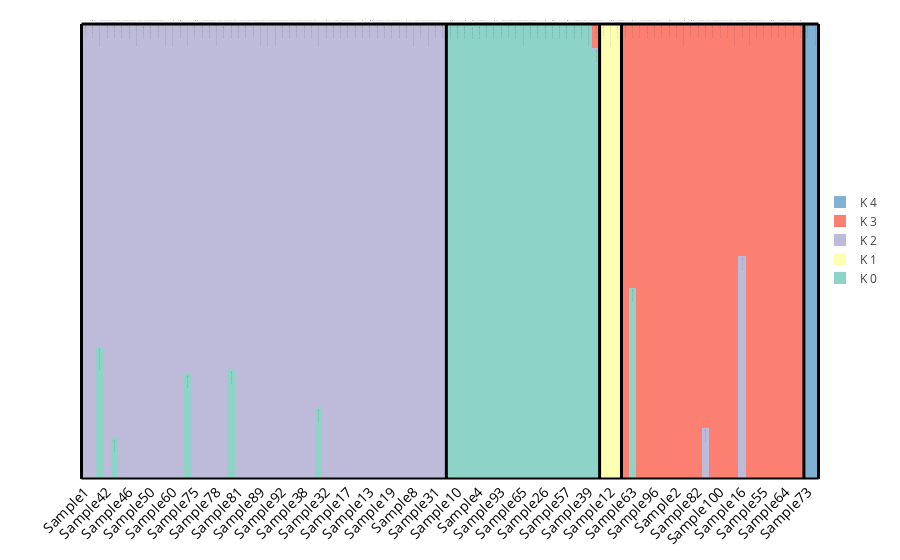

This figure's notebook cell:
### Markdown cell above
And now we add these boundaries to the `shape_list` variable, already using the sorted arrays.

### Code cell
data = []

# Create color pallete for 12 colors
# More color pallets available on https://plot.ly/ipython-notebooks/color-scales/
cp = cl.scales["12"]["qual"]["Set3"]

for k, ar in enumerate(sorted_qvals_transposed):
    
    current_bar = go.Bar(
        x = sorted_individuals,
        y = ar,
        name = "K {}".format(k),
        text=["Assignment: {}%".format(x * 100) for x in ar],
        marker = dict(
            color=cp[k],
            line=dict(
                color="grey",
                width=0,
            )
        )
    )
    
    data.append(current_bar)

number_individuals = len(individuals)

shape_list = [
    {"type": "line", "x0": - .5, "y0": 0,
     "x1": number_individuals - .5, "y1": 0,
     "line": {"width": 2}},
    {"type": "line", "x0": - .5, "y0": 0, "x1": -.5, "y1": 1,
     "line": {"width": 3}},
    {"type": "line", "x0": - .5, "y0": 1,
     "x1": number_individuals - .5, "y1": 1,
     "line": {"width": 3}},
    {"type": "line", "x0": number_individuals -.5, "y0": 0,
     "x1": number_individuals - .5, "y1": 1,
     "line": {"width": 3}}
]

# Adding the population boundaries to the shape_list
# Simplify the population ranges into a list with the x-axis position of the boundaries
pop_lines = list(
    OrderedDict.fromkeys([x for y in pop_ranges for x in y]))[1:-1]
# Add vertical lines at those positions
for xpos in pop_lines:
    shape_list.append(
         {"type": "line",
          "x0": xpos - .5,
          "y0": 0,
          "x1": xpos - .5,
          "y1": 1,
          "line": {"width":3}}
    )
    
layout = go.Layout(
    barmode='stack',
    margin={"t":0},
    bargap="0",
    shapes=shape_list,
    legend={"x":1, "y":0.5},
    yaxis={
        "showticklabels":False
    },
    xaxis={
        "tickangle":-45,
        "tickfont": dict(size=14,
                        color="black")
    }
)


fig = go.Figure(data=data, layout=layout)

iplot(fig)

### Figure 1 — Plotly figure (JSON) as saved in the notebook; plotly's stock layout.template omitted (floating-point values rounded to 4 significant figures)
{"data": [{"marker": {"color": "rgb(141,211,199)", "line": {"color": "grey", "width": 0}}, "name": "K 0", "text": ["Assignment: 0.0071%", "Assignment: 0.009000000000000001%", "Assignment: 28.781200000000002%", "Assignment: 0.0088%", "Assignment: 8.8632%", "Assignment: 0.0077%", "Assignment: 0.0315%", "Assignment: 0.0087%", "Assignment: 0.0343%", "Assignment: 0.0205%", "Assignment: 0.0091%", "Assignment: 0.0111%", "Assignment: 0.007600000000000001%", "Assignment: 0.0142%", "Assignment: 22.9733%", "Assignment: 0.01%", "Assignment: 0.0098%", "Assignment: 0.0077%", "Assignment: 0.0072%", "Assignment: 0.0105%", "Assignment: 23.9915%", "Assignment: 0.0131%", "Assignment: 0.0116%", "Assignment: 0.0073999999999999995%", "Assignment: 0.0071%", "Assignment: 0.0077%", "Assignment: 0.0289%", "Assignment: 0.0083%", "Assignment: 0.009899999999999999%", "Assignment: 0.0103%", "Assignment: 0.0069%", "Assignment: 0.0104%", "Assignment: 15.5531%", "Assignment: 0.0073999999999999995%", "Assignment: 0.0083%", "Assignment: 0.014799999999999999%", "Assignment: 0.0086%", "Assignment: 0.0102%", "Assignment: 0.008%", "Assignment: 0.014100000000000001%", "Assignment: 0.0088%", "Assignment: 0.0118%", "Assignment: 0.0087%", "Assignment: 0.0077%", "Assignment: 0.0077%", "Assignment: 0.0174%", "Assignment: 0.014799999999999999%", "Assignment: 0.0114%", "Assignment: 0.0078%", "Assignment: 0.0087%", "Assignment: 99.9566%", "Assignment: 99.9564%", "Assignment: 99.9504%", "Assignment: 99.779%", "Assignment: 99.9611%", "Assignment: 99.9687%", "Assignment: 99.9409%", "Assignment: 99.943%", "Assignment: 99.9607%", "Assignment: 99.9657%", "Assignment: 99.95230000000001%", "Assignment: 99.9656%", "Assignment: 99.961%", "Assignment: 99.9625%", "Assignment: 99.9387%", "Assignment: 99.9588%", "Assignment: 99.9393%", "Assignment: 99.9636%", "Assignment: 99.9422%", "Assignment: 99.96340000000001%", "Assignment: 94.599%", "Assignment: 0.0358%", "Assignment: 0.0284%", "Assignment: 0.0336%", "Assignment: 0.0073999999999999995%", "Assignment: 42.0099%", "Assignment: 0.0088%", "Assignment: 0.012799999999999999%", "Assignment: 0.0114%", "Assignment: 0.0072%", "Assignment: 0.012899999999999998%", "Assignment: 0.0086%", "Assignment: 0.0091%", "Assignment: 0.008%", "Assignment: 0.0092%", "Assignment: 0.0069%", "Assignment: 0.0093%", "Assignment: 0.0097%", "Assignment: 0.0091%", "Assignment: 0.0071%", "Assignment: 0.0086%", "Assignment: 0.009600000000000001%", "Assignment: 0.0107%", "Assignment: 0.0102%", "Assignment: 0.011000000000000001%", "Assignment: 0.0104%", "Assignment: 0.009399999999999999%", "Assignment: 0.0072%", "Assignment: 0.015899999999999997%", "Assignment: 0.0157%", "Assignment: 0.0136%"], "type": "bar", "x": ["Sample1", "Sample40", "Sample41", "Sample42", "Sample43", "Sample44", "Sample46", "Sample47", "Sample49", "Sample50", "Sample56", "Sample58", "Sample60", "Sample66", "Sample68", "Sample75", "Sample76", "Sample77", "Sample78", "Sample79", "Sample80", "Sample81", "Sample83", "Sample87", "Sample89", "Sample90", "Sample91", "Sample92", "Sample97", "Sample99", "Sample38", "Sample34", "Sample101", "Sample32", "Sample18", "Sample33", "Sample17", "Sample21", "Sample15", "Sample13", "Sample22", "Sample11", "Sample19", "Sample9", "Sample24", "Sample8", "Sample5", "Sample30", "Sample31", "Sample3", "Sample7", "Sample10", "Sample6", "Sample14", "Sample4", "Sample72", "Sample70", "Sample93", "Sample95", "Sample84", "Sample65", "Sample51", "Sample45", "Sample26", "Sample23", "Sample20", "Sample57", "Sample36", "Sample54", "Sample39", "Sample28", "Sample48", "Sample12", "Sample88", "Sample27", "Sample63", "Sample86", "Sample94", "Sample96", "Sample35", "Sample98", "Sample2", "Sample29", "Sample37", "Sample82", "Sample25", "Sample62", "Sample100", "Sample52", "Sample53", "Sample16", "Sample74", "Sample71", "Sample55", "Sample69", "Sample59", "Sample64", "Sample85", "Sample67", "Sample73", "Sample61"], "y": [7.1e-05, 9e-05, 0.2878, 8.8e-05, 0.08863, 7.7e-05, 0.000315, 8.7e-05, 0.000343, 0.000205, 9.1e-05, 0.000111, 7.6e-05, 0.000142, 0.2297, 0.0001, 9.8e-05, 7.7e-05, 7.2e-05, 0.000105, 0.2399, 0.000131, 0.000116, 7.4e-05, 7.1e-05, 7.7e-05, 0.000289, 8.3e-05, 9.9e-05, 0.000103, 6.9e-05, 0.000104, 0.1555, 7.4e-05, 8.3e-05, 0.000148, 8.6e-05, 0.000102, 8e-05, 0.000141, 8.8e-05, 0.000118, 8.7e-05, 7.7e-05, 7.7e-05, 0.000174, 0.000148, 0.000114, 7.8e-05, 8.7e-05, 0.9996, 0.9996, 0.9995, 0.9978, 0.9996, 0.9997, 0.9994, 0.9994, 0.9996, 0.9997, 0.9995, 0.9997, 0.9996, 0.9996, 0.9994, 0.9996, 0.9994, 0.9996, 0.9994, 0.9996, 0.946, 0.000358, 0.000284, 0.000336, 7.4e-05, 0.4201, 8.8e-05, 0.000128, 0.000114, 7.2e-05, 0.000129, 8.6e-05, 9.1e-05, 8e-05, 9.2e-05, 6.9e-05, 9.3e-05, 9.7e-05, 9.1e-05, 7.1e-05, 8.6e-05, 9.6e-05, 0.000107, 0.000102, 0.00011, 0.000104, 9.4e-05, 7.2e-05, 0.000159, 0.000157, 0.000136]}, {"marker": {"color": "rgb(255,255,179)", "line": {"color": "grey", "width": 0}}, "name": "K 1", "text": ["Assignment: 0.0071%", "Assignment: 0.009000000000000001%", "Assignment: 0.0078%", "Assignment: 0.0088%", "Assignment: 0.0093%", "Assignment: 0.0077%", "Assignment: 0.0313%", "Assignment: 0.0087%", "Assignment: 0.0341%", "Assignment: 0.0204%", "Assignment: 0.0091%", "Assignment: 0.011000000000000001%", "Assignment: 0.0073999999999999995%", "Assignment: 0.014100000000000001%", "Assignment: 0.0095%", "Assignment: 0.009899999999999999%", "Assignment: 0.0098%", "Assignment: 0.0077%", "Assignment: 0.0072%", "Assignment: 0.0105%", "Assignment: 0.0101%", "Assignment: 0.013%", "Assignment: 0.0115%", "Assignment: 0.0075%", "Assignment: 0.0072%", "Assignment: 0.0075%", "Assignment: 0.0287%", "Assignment: 0.0083%", "Assignment: 0.0098%", "Assignment: 0.0102%", "Assignment: 0.0069%", "Assignment: 0.0104%", "Assignment: 0.0089%", "Assignment: 0.0073999999999999995%", "Assignment: 0.0082%", "Assignment: 0.0146%", "Assignment: 0.0086%", "Assignment: 0.0101%", "Assignment: 0.007899999999999999%", "Assignment: 0.013999999999999999%", "Assignment: 0.0087%", "Assignment: 0.0117%", "Assignment: 0.0086%", "Assignment: 0.007600000000000001%", "Assignment: 0.007600000000000001%", "Assignment: 0.0172%", "Assignment: 0.0147%", "Assignment: 0.0114%", "Assignment: 0.0078%", "Assignment: 0.0086%", "Assignment: 0.010799999999999999%", "Assignment: 0.0109%", "Assignment: 0.012400000000000001%", "Assignment: 0.055099999999999996%", "Assignment: 0.0097%", "Assignment: 0.0078%", "Assignment: 0.0147%", "Assignment: 0.0142%", "Assignment: 0.0098%", "Assignment: 0.0085%", "Assignment: 0.0119%", "Assignment: 0.0086%", "Assignment: 0.0097%", "Assignment: 0.0093%", "Assignment: 0.015300000000000001%", "Assignment: 0.0103%", "Assignment: 0.0151%", "Assignment: 0.0091%", "Assignment: 0.0144%", "Assignment: 0.0091%", "Assignment: 0.0092%", "Assignment: 99.8571%", "Assignment: 99.88669999999999%", "Assignment: 99.8659%", "Assignment: 0.0073%", "Assignment: 0.006999999999999999%", "Assignment: 0.0088%", "Assignment: 0.0127%", "Assignment: 0.0113%", "Assignment: 0.0072%", "Assignment: 0.012799999999999999%", "Assignment: 0.0085%", "Assignment: 0.009000000000000001%", "Assignment: 0.007899999999999999%", "Assignment: 0.0092%", "Assignment: 0.0069%", "Assignment: 0.0092%", "Assignment: 0.009600000000000001%", "Assignment: 0.009000000000000001%", "Assignment: 0.0071%", "Assignment: 0.0086%", "Assignment: 0.0095%", "Assignment: 0.0106%", "Assignment: 0.0102%", "Assignment: 0.010799999999999999%", "Assignment: 0.0104%", "Assignment: 0.0093%", "Assignment: 0.0072%", "Assignment: 0.015799999999999998%", "Assignment: 0.0156%", "Assignment: 0.0135%"], "type": "bar", "x": ["Sample1", "Sample40", "Sample41", "Sample42", "Sample43", "Sample44", "Sample46", "Sample47", "Sample49", "Sample50", "Sample56", "Sample58", "Sample60", "Sample66", "Sample68", "Sample75", "Sample76", "Sample77", "Sample78", "Sample79", "Sample80", "Sample81", "Sample83", "Sample87", "Sample89", "Sample90", "Sample91", "Sample92", "Sample97", "Sample99", "Sample38", "Sample34", "Sample101", "Sample32", "Sample18", "Sample33", "Sample17", "Sample21", "Sample15", "Sample13", "Sample22", "Sample11", "Sample19", "Sample9", "Sample24", "Sample8", "Sample5", "Sample30", "Sample31", "Sample3", "Sample7", "Sample10", "Sample6", "Sample14", "Sample4", "Sample72", "Sample70", "Sample93", "Sample95", "Sample84", "Sample65", "Sample51", "Sample45", "Sample26", "Sample23", "Sample20", "Sample57", "Sample36", "Sample54", "Sample39", "Sample28", "Sample48", "Sample12", "Sample88", "Sample27", "Sample63", "Sample86", "Sample94", "Sample96", "Sample35", "Sample98", "Sample2", "Sample29", "Sample37", "Sample82", "Sample25", "Sample62", "Sample100", "Sample52", "Sample53", "Sample16", "Sample74", "Sample71", "Sample55", "Sample69", "Sample59", "Sample64", "Sample85", "Sample67", "Sample73", "Sample61"], "y": [7.1e-05, 9e-05, 7.8e-05, 8.8e-05, 9.3e-05, 7.7e-05, 0.000313, 8.7e-05, 0.000341, 0.000204, 9.1e-05, 0.00011, 7.4e-05, 0.000141, 9.5e-05, 9.9e-05, 9.8e-05, 7.7e-05, 7.2e-05, 0.000105, 0.000101, 0.00013, 0.000115, 7.5e-05, 7.2e-05, 7.5e-05, 0.000287, 8.3e-05, 9.8e-05, 0.000102, 6.9e-05, 0.000104, 8.9e-05, 7.4e-05, 8.2e-05, 0.000146, 8.6e-05, 0.000101, 7.9e-05, 0.00014, 8.7e-05, 0.000117, 8.6e-05, 7.6e-05, 7.6e-05, 0.000172, 0.000147, 0.000114, 7.8e-05, 8.6e-05, 0.000108, 0.000109, 0.000124, 0.000551, 9.7e-05, 7.8e-05, 0.000147, 0.000142, 9.8e-05, 8.5e-05, 0.000119, 8.6e-05, 9.7e-05, 9.3e-05, 0.000153, 0.000103, 0.000151, 9.1e-05, 0.000144, 9.1e-05, 9.2e-05, 0.9986, 0.9989, 0.9987, 7.3e-05, 7e-05, 8.8e-05, 0.000127, 0.000113, 7.2e-05, 0.000128, 8.5e-05, 9e-05, 7.9e-05, 9.2e-05, 6.9e-05, 9.2e-05, 9.6e-05, 9e-05, 7.1e-05, 8.6e-05, 9.5e-05, 0.000106, 0.000102, 0.000108, 0.000104, 9.3e-05, 7.2e-05, 0.000158, 0.000156, 0.000135]}, {"marker": {"color": "rgb(190,186,218)", "line": {"color": "grey", "width": 0}}, "name": "K 2", "text": ["Assignment: 99.9717%", "Assignment: 99.964%", "Assignment: 71.19529999999999%", "Assignment: 99.9648%", "Assignment: 91.1089%", "Assignment: 99.9692%", "Assignment: 99.8744%", "Assignment: 99.96509999999999%", "Assignment: 99.8631%", "Assignment: 99.9181%", "Assignment: 99.9637%", "Assignment: 99.95570000000001%", "Assignment: 99.96979999999999%", "Assignment: 99.9435%", "Assignment: 76.99810000000001%", "Assignment: 99.9601%", "Assignment: 99.9607%", "Assignment: 99.9692%", "Assignment: 99.97120000000001%", "Assignment: 99.958%", "Assignment: 75.9782%", "Assignment: 99.9478%", "Assignment: 99.9538%", "Assignment: 99.97%", "Assignment: 99.97120000000001%", "Assignment: 99.96969999999999%", "Assignment: 99.88470000000001%", "Assignment: 99.9668%", "Assignment: 99.9606%", "Assignment: 99.9591%", "Assignment: 99.9724%", "Assignment: 99.9584%", "Assignment: 84.42009999999999%", "Assignment: 99.9703%", "Assignment: 99.9668%", "Assignment: 99.9412%", "Assignment: 99.9656%", "Assignment: 99.9594%", "Assignment: 99.9683%", "Assignment: 99.9437%", "Assignment: 99.9649%", "Assignment: 99.953%", "Assignment: 99.9653%", "Assignment: 99.9693%", "Assignment: 99.9693%", "Assignment: 99.93079999999999%", "Assignment: 99.9411%", "Assignment: 99.95439999999999%", "Assignment: 99.9687%", "Assignment: 99.9654%", "Assignment: 0.0109%", "Assignment: 0.0109%", "Assignment: 0.012400000000000001%", "Assignment: 0.055400000000000005%", "Assignment: 0.0098%", "Assignment: 0.0078%", "Assignment: 0.014799999999999999%", "Assignment: 0.0143%", "Assignment: 0.009899999999999999%", "Assignment: 0.0086%", "Assignment: 0.012%", "Assignment: 0.0086%", "Assignment: 0.0098%", "Assignment: 0.009399999999999999%", "Assignment: 0.0154%", "Assignment: 0.0103%", "Assignment: 0.015200000000000002%", "Assignment: 0.0091%", "Assignment: 0.0145%", "Assignment: 0.0092%", "Assignment: 0.0093%", "Assignment: 0.0358%", "Assignment: 0.0284%", "Assignment: 0.0336%", "Assignment: 0.0073999999999999995%", "Assignment: 0.006999999999999999%", "Assignment: 0.0088%", "Assignment: 0.012799999999999999%", "Assignment: 0.0114%", "Assignment: 0.0072%", "Assignment: 0.012899999999999998%", "Assignment: 0.0086%", "Assignment: 0.0091%", "Assignment: 0.008%", "Assignment: 0.0092%", "Assignment: 11.1487%", "Assignment: 0.0093%", "Assignment: 0.0097%", "Assignment: 0.0091%", "Assignment: 0.0071%", "Assignment: 48.9144%", "Assignment: 0.0095%", "Assignment: 0.0107%", "Assignment: 0.0102%", "Assignment: 0.010799999999999999%", "Assignment: 0.0104%", "Assignment: 0.009399999999999999%", "Assignment: 0.0072%", "Assignment: 0.015899999999999997%", "Assignment: 0.0157%", "Assignment: 0.0136%"], "type": "bar", "x": ["Sample1", "Sample40", "Sample41", "Sample42", "Sample43", "Sample44", "Sample46", "Sample47", "Sample49", "Sample50", "Sample56", "Sample58", "Sample60", "Sample66", "Sample68", "Sample75", "Sample76", "Sample77", "Sample78", "Sample79", "Sample80", "Sample81", "Sample83", "Sample87", "Sample89", "Sample90", "Sample91", "Sample92", "Sample97", "Sample99", "Sample38", "Sample34", "Sample101", "Sample32", "Sample18", "Sample33", "Sample17", "Sample21", "Sample15", "Sample13", "Sample22", "Sample11", "Sample19", "Sample9", "Sample24", "Sample8", "Sample5", "Sample30", "Sample31", "Sample3", "Sample7", "Sample10", "Sample6", "Sample14", "Sample4", "Sample72", "Sample70", "Sample93", "Sample95", "Sample84", "Sample65", "Sample51", "Sample45", "Sample26", "Sample23", "Sample20", "Sample57", "Sample36", "Sample54", "Sample39", "Sample28", "Sample48", "Sample12", "Sample88", "Sample27", "Sample63", "Sample86", "Sample94", "Sample96", "Sample35", "Sample98", "Sample2", "Sample29", "Sample37", "Sample82", "Sample25", "Sample62", "Sample100", "Sample52", "Sample53", "Sample16", "Sample74", "Sample71", "Sample55", "Sample69", "Sample59", "Sample64", "Sample85", "Sample67", "Sample73", "Sample61"], "y": [0.9997, 0.9996, 0.712, 0.9996, 0.9111, 0.9997, 0.9987, 0.9997, 0.9986, 0.9992, 0.9996, 0.9996, 0.9997, 0.9994, 0.77, 0.9996, 0.9996, 0.9997, 0.9997, 0.9996, 0.7598, 0.9995, 0.9995, 0.9997, 0.9997, 0.9997, 0.9988, 0.9997, 0.9996, 0.9996, 0.9997, 0.9996, 0.8442, 0.9997, 0.9997, 0.9994, 0.9997, 0.9996, 0.9997, 0.9994, 0.9996, 0.9995, 0.9997, 0.9997, 0.9997, 0.9993, 0.9994, 0.9995, 0.9997, 0.9997, 0.000109, 0.000109, 0.000124, 0.000554, 9.8e-05, 7.8e-05, 0.000148, 0.000143, 9.9e-05, 8.6e-05, 0.00012, 8.6e-05, 9.8e-05, 9.4e-05, 0.000154, 0.000103, 0.000152, 9.1e-05, 0.000145, 9.2e-05, 9.3e-05, 0.000358, 0.000284, 0.000336, 7.4e-05, 7e-05, 8.8e-05, 0.000128, 0.000114, 7.2e-05, 0.000129, 8.6e-05, 9.1e-05, 8e-05, 9.2e-05, 0.1115, 9.3e-05, 9.7e-05, 9.1e-05, 7.1e-05, 0.4891, 9.5e-05, 0.000107, 0.000102, 0.000108, 0.000104, 9.4e-05, 7.2e-05, 0.000159, 0.000157, 0.000136]}, {"marker": {"color": "rgb(251,128,114)", "line": {"color": "grey", "width": 0}}, "name": "K 3", "text": ["Assignment: 0.0071%", "Assignment: 0.009000000000000001%", "Assignment: 0.007899999999999999%", "Assignment: 0.0088%", "Assignment: 0.0093%", "Assignment: 0.0077%", "Assignment: 0.0314%", "Assignment: 0.0087%", "Assignment: 0.0343%", "Assignment: 0.0205%", "Assignment: 0.0091%", "Assignment: 0.0111%", "Assignment: 0.0078%", "Assignment: 0.014100000000000001%", "Assignment: 0.0095%", "Assignment: 0.01%", "Assignment: 0.0098%", "Assignment: 0.0077%", "Assignment: 0.0072%", "Assignment: 0.0105%", "Assignment: 0.0101%", "Assignment: 0.0131%", "Assignment: 0.0116%", "Assignment: 0.0075%", "Assignment: 0.0073%", "Assignment: 0.0075%", "Assignment: 0.0289%", "Assignment: 0.0084%", "Assignment: 0.009899999999999999%", "Assignment: 0.0102%", "Assignment: 0.0069%", "Assignment: 0.0104%", "Assignment: 0.009000000000000001%", "Assignment: 0.0075%", "Assignment: 0.0084%", "Assignment: 0.0147%", "Assignment: 0.0086%", "Assignment: 0.0102%", "Assignment: 0.007899999999999999%", "Assignment: 0.014100000000000001%", "Assignment: 0.0088%", "Assignment: 0.0118%", "Assignment: 0.0087%", "Assignment: 0.0077%", "Assignment: 0.0077%", "Assignment: 0.0173%", "Assignment: 0.0147%", "Assignment: 0.0114%", "Assignment: 0.007899999999999999%", "Assignment: 0.0087%", "Assignment: 0.0109%", "Assignment: 0.0109%", "Assignment: 0.012400000000000001%", "Assignment: 0.0553%", "Assignment: 0.0097%", "Assignment: 0.0078%", "Assignment: 0.014799999999999999%", "Assignment: 0.0143%", "Assignment: 0.009899999999999999%", "Assignment: 0.0086%", "Assignment: 0.0119%", "Assignment: 0.0086%", "Assignment: 0.0098%", "Assignment: 0.009399999999999999%", "Assignment: 0.015300000000000001%", "Assignment: 0.0103%", "Assignment: 0.015200000000000002%", "Assignment: 0.0091%", "Assignment: 0.0145%", "Assignment: 0.0092%", "Assignment: 5.3733%", "Assignment: 0.0357%", "Assignment: 0.0283%", "Assignment: 0.0335%", "Assignment: 99.9706%", "Assignment: 57.9691%", "Assignment: 99.9648%", "Assignment: 99.949%", "Assignment: 99.9546%", "Assignment: 99.9713%", "Assignment: 99.9486%", "Assignment: 99.9658%", "Assignment: 99.96390000000001%", "Assignment: 99.9682%", "Assignment: 99.9633%", "Assignment: 88.8306%", "Assignment: 99.9629%", "Assignment: 99.9613%", "Assignment: 99.9637%", "Assignment: 99.97160000000001%", "Assignment: 51.0598%", "Assignment: 99.96199999999999%", "Assignment: 99.9573%", "Assignment: 99.9591%", "Assignment: 99.9565%", "Assignment: 99.9583%", "Assignment: 99.9625%", "Assignment: 99.9711%", "Assignment: 99.9367%", "Assignment: 0.0157%", "Assignment: 0.0136%"], "type": "bar", "x": ["Sample1", "Sample40", "Sample41", "Sample42", "Sample43", "Sample44", "Sample46", "Sample47", "Sample49", "Sample50", "Sample56", "Sample58", "Sample60", "Sample66", "Sample68", "Sample75", "Sample76", "Sample77", "Sample78", "Sample79", "Sample80", "Sample81", "Sample83", "Sample87", "Sample89", "Sample90", "Sample91", "Sample92", "Sample97", "Sample99", "Sample38", "Sample34", "Sample101", "Sample32", "Sample18", "Sample33", "Sample17", "Sample21", "Sample15", "Sample13", "Sample22", "Sample11", "Sample19", "Sample9", "Sample24", "Sample8", "Sample5", "Sample30", "Sample31", "Sample3", "Sample7", "Sample10", "Sample6", "Sample14", "Sample4", "Sample72", "Sample70", "Sample93", "Sample95", "Sample84", "Sample65", "Sample51", "Sample45", "Sample26", "Sample23", "Sample20", "Sample57", "Sample36", "Sample54", "Sample39", "Sample28", "Sample48", "Sample12", "Sample88", "Sample27", "Sample63", "Sample86", "Sample94", "Sample96", "Sample35", "Sample98", "Sample2", "Sample29", "Sample37", "Sample82", "Sample25", "Sample62", "Sample100", "Sample52", "Sample53", "Sample16", "Sample74", "Sample71", "Sample55", "Sample69", "Sample59", "Sample64", "Sample85", "Sample67", "Sample73", "Sample61"], "y": [7.1e-05, 9e-05, 7.9e-05, 8.8e-05, 9.3e-05, 7.7e-05, 0.000314, 8.7e-05, 0.000343, 0.000205, 9.1e-05, 0.000111, 7.8e-05, 0.000141, 9.5e-05, 0.0001, 9.8e-05, 7.7e-05, 7.2e-05, 0.000105, 0.000101, 0.000131, 0.000116, 7.5e-05, 7.3e-05, 7.5e-05, 0.000289, 8.4e-05, 9.9e-05, 0.000102, 6.9e-05, 0.000104, 9e-05, 7.5e-05, 8.4e-05, 0.000147, 8.6e-05, 0.000102, 7.9e-05, 0.000141, 8.8e-05, 0.000118, 8.7e-05, 7.7e-05, 7.7e-05, 0.000173, 0.000147, 0.000114, 7.9e-05, 8.7e-05, 0.000109, 0.000109, 0.000124, 0.000553, 9.7e-05, 7.8e-05, 0.000148, 0.000143, 9.9e-05, 8.6e-05, 0.000119, 8.6e-05, 9.8e-05, 9.4e-05, 0.000153, 0.000103, 0.000152, 9.1e-05, 0.000145, 9.2e-05, 0.05373, 0.000357, 0.000283, 0.000335, 0.9997, 0.5797, 0.9996, 0.9995, 0.9995, 0.9997, 0.9995, 0.9997, 0.9996, 0.9997, 0.9996, 0.8883, 0.9996, 0.9996, 0.9996, 0.9997, 0.5106, 0.9996, 0.9996, 0.9996, 0.9996, 0.9996, 0.9996, 0.9997, 0.9994, 0.000157, 0.000136]}, {"marker": {"color": "rgb(128,177,211)", "line": {"color": "grey", "width": 0}}, "name": "K 4", "text": ["Assignment: 0.0071%", "Assignment: 0.009000000000000001%", "Assignment: 0.0078%", "Assignment: 0.0088%", "Assignment: 0.0093%", "Assignment: 0.0077%", "Assignment: 0.0313%", "Assignment: 0.0087%", "Assignment: 0.0341%", "Assignment: 0.0204%", "Assignment: 0.0091%", "Assignment: 0.0111%", "Assignment: 0.0073999999999999995%", "Assignment: 0.014100000000000001%", "Assignment: 0.0095%", "Assignment: 0.009899999999999999%", "Assignment: 0.0098%", "Assignment: 0.0077%", "Assignment: 0.0072%", "Assignment: 0.0105%", "Assignment: 0.0101%", "Assignment: 0.013%", "Assignment: 0.0115%", "Assignment: 0.0075%", "Assignment: 0.0072%", "Assignment: 0.0075%", "Assignment: 0.0288%", "Assignment: 0.0083%", "Assignment: 0.0098%", "Assignment: 0.0102%", "Assignment: 0.0069%", "Assignment: 0.0104%", "Assignment: 0.0089%", "Assignment: 0.0073999999999999995%", "Assignment: 0.0082%", "Assignment: 0.0147%", "Assignment: 0.0086%", "Assignment: 0.0101%", "Assignment: 0.007899999999999999%", "Assignment: 0.014100000000000001%", "Assignment: 0.0088%", "Assignment: 0.0117%", "Assignment: 0.0087%", "Assignment: 0.0077%", "Assignment: 0.007600000000000001%", "Assignment: 0.0173%", "Assignment: 0.0147%", "Assignment: 0.0114%", "Assignment: 0.0078%", "Assignment: 0.0086%", "Assignment: 0.010799999999999999%", "Assignment: 0.0109%", "Assignment: 0.012400000000000001%", "Assignment: 0.055099999999999996%", "Assignment: 0.0097%", "Assignment: 0.0078%", "Assignment: 0.014799999999999999%", "Assignment: 0.0142%", "Assignment: 0.0098%", "Assignment: 0.0085%", "Assignment: 0.0119%", "Assignment: 0.0086%", "Assignment: 0.0097%", "Assignment: 0.009399999999999999%", "Assignment: 0.015300000000000001%", "Assignment: 0.0103%", "Assignment: 0.015200000000000002%", "Assignment: 0.0091%", "Assignment: 0.0144%", "Assignment: 0.0091%", "Assignment: 0.0092%", "Assignment: 0.0356%", "Assignment: 0.028200000000000003%", "Assignment: 0.0334%", "Assignment: 0.0073%", "Assignment: 0.006999999999999999%", "Assignment: 0.0088%", "Assignment: 0.0127%", "Assignment: 0.0113%", "Assignment: 0.0072%", "Assignment: 0.012799999999999999%", "Assignment: 0.0085%", "Assignment: 0.009000000000000001%", "Assignment: 0.007899999999999999%", "Assignment: 0.0092%", "Assignment: 0.0069%", "Assignment: 0.0093%", "Assignment: 0.0097%", "Assignment: 0.0091%", "Assignment: 0.0071%", "Assignment: 0.0086%", "Assignment: 0.0095%", "Assignment: 0.0107%", "Assignment: 0.0102%", "Assignment: 0.010799999999999999%", "Assignment: 0.0104%", "Assignment: 0.0093%", "Assignment: 0.0072%", "Assignment: 0.015799999999999998%", "Assignment: 99.9374%", "Assignment: 99.94579999999999%"], "type": "bar", "x": ["Sample1", "Sample40", "Sample41", "Sample42", "Sample43", "Sample44", "Sample46", "Sample47", "Sample49", "Sample50", "Sample56", "Sample58", "Sample60", "Sample66", "Sample68", "Sample75", "Sample76", "Sample77", "Sample78", "Sample79", "Sample80", "Sample81", "Sample83", "Sample87", "Sample89", "Sample90", "Sample91", "Sample92", "Sample97", "Sample99", "Sample38", "Sample34", "Sample101", "Sample32", "Sample18", "Sample33", "Sample17", "Sample21", "Sample15", "Sample13", "Sample22", "Sample11", "Sample19", "Sample9", "Sample24", "Sample8", "Sample5", "Sample30", "Sample31", "Sample3", "Sample7", "Sample10", "Sample6", "Sample14", "Sample4", "Sample72", "Sample70", "Sample93", "Sample95", "Sample84", "Sample65", "Sample51", "Sample45", "Sample26", "Sample23", "Sample20", "Sample57", "Sample36", "Sample54", "Sample39", "Sample28", "Sample48", "Sample12", "Sample88", "Sample27", "Sample63", "Sample86", "Sample94", "Sample96", "Sample35", "Sample98", "Sample2", "Sample29", "Sample37", "Sample82", "Sample25", "Sample62", "Sample100", "Sample52", "Sample53", "Sample16", "Sample74", "Sample71", "Sample55", "Sample69", "Sample59", "Sample64", "Sample85", "Sample67", "Sample73", "Sample61"], "y": [7.1e-05, 9e-05, 7.8e-05, 8.8e-05, 9.3e-05, 7.7e-05, 0.000313, 8.7e-05, 0.000341, 0.000204, 9.1e-05, 0.000111, 7.4e-05, 0.000141, 9.5e-05, 9.9e-05, 9.8e-05, 7.7e-05, 7.2e-05, 0.000105, 0.000101, 0.00013, 0.000115, 7.5e-05, 7.2e-05, 7.5e-05, 0.000288, 8.3e-05, 9.8e-05, 0.000102, 6.9e-05, 0.000104, 8.9e-05, 7.4e-05, 8.2e-05, 0.000147, 8.6e-05, 0.000101, 7.9e-05, 0.000141, 8.8e-05, 0.000117, 8.7e-05, 7.7e-05, 7.6e-05, 0.000173, 0.000147, 0.000114, 7.8e-05, 8.6e-05, 0.000108, 0.000109, 0.000124, 0.000551, 9.7e-05, 7.8e-05, 0.000148, 0.000142, 9.8e-05, 8.5e-05, 0.000119, 8.6e-05, 9.7e-05, 9.4e-05, 0.000153, 0.000103, 0.000152, 9.1e-05, 0.000144, 9.1e-05, 9.2e-05, 0.000356, 0.000282, 0.000334, 7.3e-05, 7e-05, 8.8e-05, 0.000127, 0.000113, 7.2e-05, 0.000128, 8.5e-05, 9e-05, 7.9e-05, 9.2e-05, 6.9e-05, 9.3e-05, 9.7e-05, 9.1e-05, 7.1e-05, 8.6e-05, 9.5e-05, 0.000107, 0.000102, 0.000108, 0.000104, 9.3e-05, 7.2e-05, 0.000158, 0.9994, 0.9995]}], "layout": {"bargap": "0", "barmode": "stack", "legend": {"x": 1, "y": 0.5}, "margin": {"t": 0}, "shapes": [{"line": {"width": 2}, "type": "line", "x0": -0.5, "x1": 100.5, "y0": 0, "y1": 0}, {"line": {"width": 3}, "type": "line", "x0": -0.5, "x1": -0.5, "y0": 0, "y1": 1}, {"line": {"width": 3}, "type": "line", "x0": -0.5, "x1": 100.5, "y0": 1, "y1": 1}, {"line": {"width": 3}, "type": "line", "x0": 100.5, "x1": 100.5, "y0": 0, "y1": 1}, {"line": {"width": 3}, "type": "line", "x0": 49.5, "x1": 49.5, "y0": 0, "y1": 1}, {"line": {"width": 3}, "type": "line", "x0": 70.5, "x1": 70.5, "y0": 0, "y1": 1}, {"line": {"width": 3}, "type": "line", "x0": 73.5, "x1": 73.5, "y0": 0, "y1": 1}, {"line": {"width": 3}, "type": "line", "x0": 98.5, "x1": 98.5, "y0": 0, "y1": 1}], "xaxis": {"tickangle": -45, "tickfont": {"color": "black", "size": 14}}, "yaxis": {"showticklabels": false}}}
